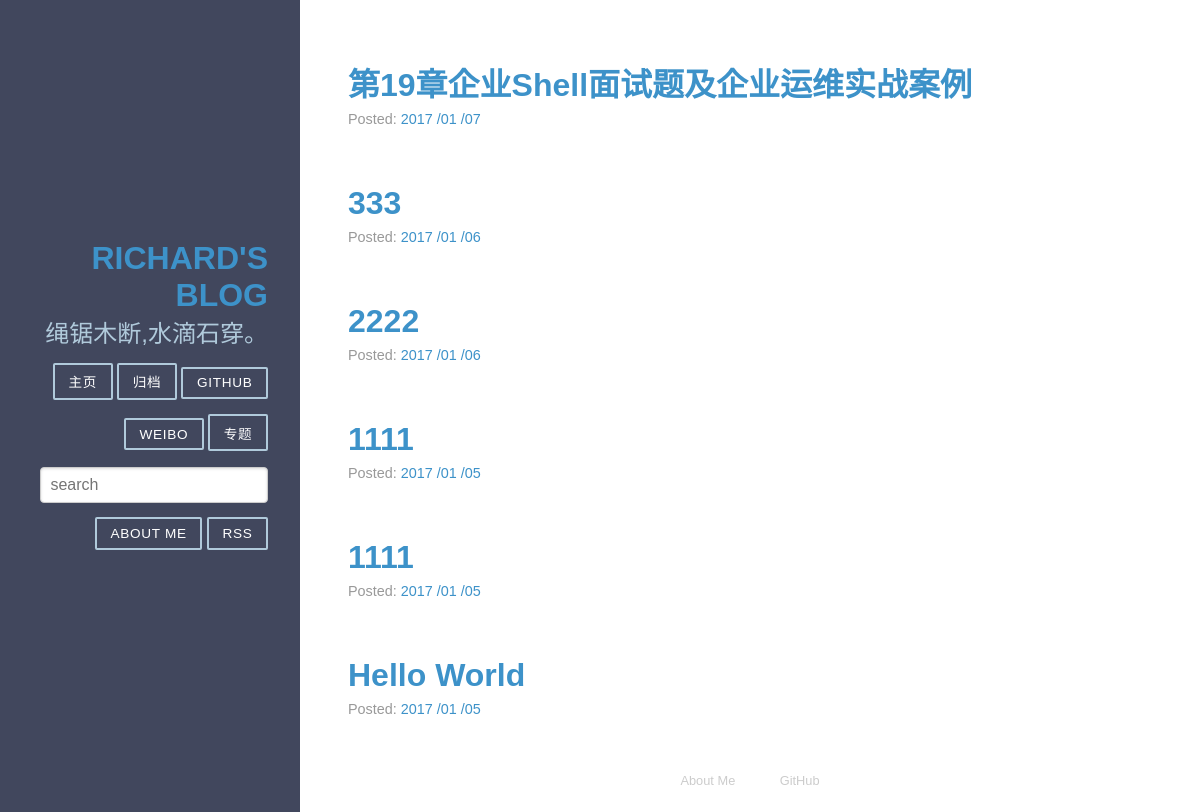
/archives/, run on the app's committed database.
### web/models.py (models this page shows, shortened)
class Article(models.Model):
    title = models.CharField(max_length = 100)  #博客题目
    category = models.CharField(max_length = 50, blank = True)  #博客分类 可为空
    tag = models.ManyToManyField(Tag, blank=True)  # 博客标签 可为空
    date_time = models.DateTimeField(auto_now_add = True)  #博客日期
    content = models.TextField(blank = True, null = True)  #博客文章正文
    class Meta:
        ordering = ['-date_time']

### web/views.py (the view)
# urls.py: url(r'^archives/$', 'web.views.archives', name = 'archives'),
def archives(request) :
    try:
        post_list = Article.objects.all()
    except Article.DoesNotExist :
        raise Http404
    return render(request, 'archives.html', {'post_list' : post_list,
                                            'error' : False})

### templates/archives.html
{% extends "base.html" %}
{% block content %}
<div class="posts">
    {% if error %}
        <h2 class="post-title">没有相关文章题目</h2>
    {% else %}
    {% for post in post_list %}
        <section class="post">
            <header class="post-header">
                <h2 class="post-title"><a style="text-decoration:none; " href="{% url 'detail' id=post.id %}">{{ post.title }}</a></h2>
                    <p class="post-meta">
                        Posted: <a class="post-author" href="#">{{ post.date_time |date:'Y /m /d'}}</a>&nbsp&nbsp
                    </p>
            </header>
        </section>
    {% endfor %}
    {% endif %}
</div>
{% endblock %}

### statics/pure-min.css (style rules this page uses)
article,aside,details,figcaption,figure,footer,header,hgroup,main,nav,section,summary { display:block }
html { font-size:100%;-ms-text-size-adjust:100%;-webkit-text-size-adjust:100% }
html,button,input,select,textarea { font-family:sans-serif }
body { margin:0 }
h2 { font-size:1.5em;margin:.83em 0 }
p,pre { margin:1em 0 }

### statics/blog.css (style rules this page uses)
* { -webkit-box-sizing: border-box; -moz-box-sizing: border-box; box-sizing: border-box; }
a { text-decoration: none; color: rgb(61, 146, 201); }
.post { padding-bottom: 2em; }
.post-title { font-size: 2em; color: #222; margin-bottom: 0.2em; }
.post-meta { color: #999; font-size: 90%; margin: 0; }

### data on the page
Article: title "第19章企业Shell面试题及企业运维实战案例", date_time "2017 /01 /07"
Article: title "333", date_time "2017 /01 /06"
Article: title "2222", date_time "2017 /01 /06"
Article: title "1111", date_time "2017 /01 /05"
Article: title "1111", date_time "2017 /01 /05"
Article: title "Hello World", date_time "2017 /01 /05"
